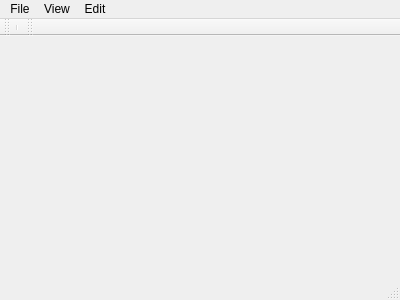
<?xml version="1.0" encoding="UTF-8"?>
<ui version="4.0">
 <class>ImageViewer</class>
 <widget class="QMainWindow" name="ImageViewer">
  <property name="geometry">
   <rect>
    <x>0</x>
    <y>0</y>
    <width>400</width>
    <height>300</height>
   </rect>
  </property>
  <property name="windowTitle">
   <string>ImageViewer</string>
  </property>
  <widget class="QWidget" name="centralWidget"/>
  <widget class="QMenuBar" name="menuBar">
   <property name="geometry">
    <rect>
     <x>0</x>
     <y>0</y>
     <width>400</width>
     <height>22</height>
    </rect>
   </property>
   <widget class="QMenu" name="menuFile">
    <property name="title">
     <string>File</string>
    </property>
    <addaction name="actionOpen"/>
    <addaction name="actionClose"/>
    <addaction name="actionSave_as"/>
    <addaction name="actionExit"/>
   </widget>
   <widget class="QMenu" name="menuView">
    <property name="title">
     <string>View</string>
    </property>
    <addaction name="actionZoom_In"/>
    <addaction name="actionZoom_Out"/>
    <addaction name="actionNormal_Size"/>
    <addaction name="actionFit_to_Window"/>
   </widget>
   <widget class="QMenu" name="menuEdit">
    <property name="title">
     <string>Edit</string>
    </property>
    <addaction name="actionBrightness_Contrast"/>
    <addaction name="actionEqualization"/>
    <addaction name="actionInverte"/>
    <addaction name="actionLinear_Filter"/>
   </widget>
   <addaction name="menuFile"/>
   <addaction name="menuView"/>
   <addaction name="menuEdit"/>
  </widget>
  <widget class="QToolBar" name="mainToolBar">
   <attribute name="toolBarArea">
    <enum>TopToolBarArea</enum>
   </attribute>
   <attribute name="toolBarBreak">
    <bool>false</bool>
   </attribute>
   <addaction name="separator"/>
  </widget>
  <widget class="QStatusBar" name="statusBar"/>
  <widget class="QToolBar" name="toolBar">
   <property name="windowTitle">
    <string>toolBar</string>
   </property>
   <attribute name="toolBarArea">
    <enum>TopToolBarArea</enum>
   </attribute>
   <attribute name="toolBarBreak">
    <bool>false</bool>
   </attribute>
  </widget>
  <action name="actionOpen">
   <property name="text">
    <string>Open</string>
   </property>
   <property name="shortcut">
    <string>Ctrl+O</string>
   </property>
  </action>
  <action name="actionClose">
   <property name="enabled">
    <bool>false</bool>
   </property>
   <property name="text">
    <string>Close</string>
   </property>
  </action>
  <action name="actionSave_as">
   <property name="enabled">
    <bool>false</bool>
   </property>
   <property name="text">
    <string>Save as</string>
   </property>
  </action>
  <action name="actionExit">
   <property name="text">
    <string>Exit</string>
   </property>
  </action>
  <action name="actionZoom_In">
   <property name="enabled">
    <bool>false</bool>
   </property>
   <property name="text">
    <string>Zoom In</string>
   </property>
   <property name="shortcut">
    <string>Ctrl++</string>
   </property>
  </action>
  <action name="actionZoom_Out">
   <property name="enabled">
    <bool>false</bool>
   </property>
   <property name="text">
    <string>Zoom Out</string>
   </property>
   <property name="shortcut">
    <string>Ctrl+-</string>
   </property>
  </action>
  <action name="actionNormal_Size">
   <property name="enabled">
    <bool>false</bool>
   </property>
   <property name="text">
    <string>Normal Size</string>
   </property>
  </action>
  <action name="actionFit_to_Window">
   <property name="checkable">
    <bool>true</bool>
   </property>
   <property name="enabled">
    <bool>false</bool>
   </property>
   <property name="text">
    <string>Fit to Window</string>
   </property>
   <property name="shortcut">
    <string>Ctrl+F</string>
   </property>
  </action>
  <action name="actionBrightness_Contrast">
   <property name="enabled">
    <bool>false</bool>
   </property>
   <property name="text">
    <string>Brightness &amp; Contrast</string>
   </property>
  </action>
  <action name="actionEqualization">
   <property name="enabled">
    <bool>false</bool>
   </property>
   <property name="text">
    <string>Equalization</string>
   </property>
  </action>
  <action name="actionInverte">
   <property name="enabled">
    <bool>false</bool>
   </property>
   <property name="text">
    <string>Inverte</string>
   </property>
  </action>
  <action name="actionLinear_Filter">
   <property name="enabled">
    <bool>false</bool>
   </property>
   <property name="text">
    <string>Linear Filter</string>
   </property>
  </action>
 </widget>
 <layoutdefault spacing="6" margin="11"/>
 <resources/>
 <connections/>
</ui>
